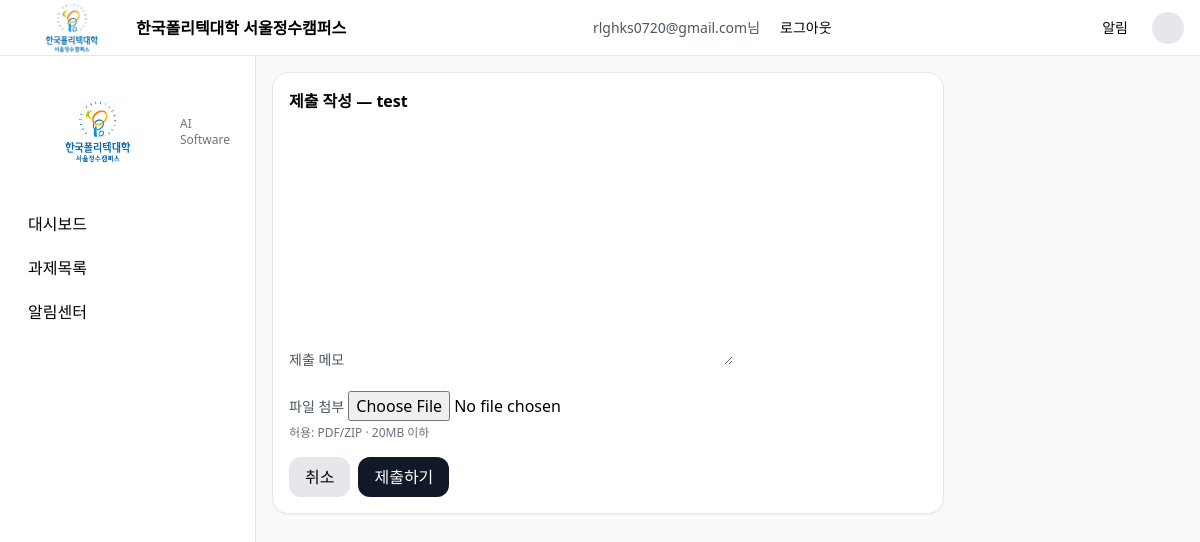
Page /assignments/2/submit/ (signed in) on the earlier database version.
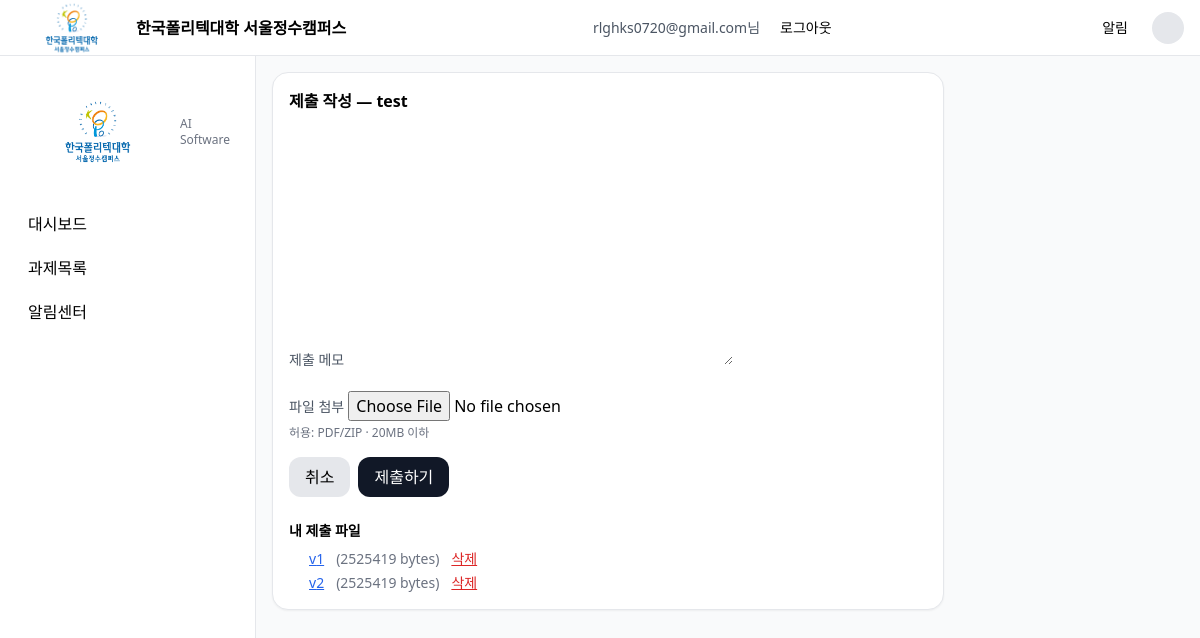
Same page on the later database version.
### submit/models.py (models this page shows, shortened)
class SubmissionFile(models.Model):
    submission = models.ForeignKey(Submission, on_delete=models.CASCADE, related_name="files", verbose_name="제출")
    file = models.FileField("파일", upload_to="submissions/")
    version = models.PositiveIntegerField("버전", default=1)
    size = models.PositiveIntegerField("크기(Byte)", default=0)
    class Meta:
        verbose_name = "제출 파일"
        verbose_name_plural = "제출 파일"

### submit/views.py (the view)
# urls.py: path("assignments/<int:assignment_id>/submit/", views.submission_form, name="submission_form"),
@login_required
def submission_form(request, assignment_id):
    a = get_object_or_404(Assignment, pk=assignment_id)
    sub, _ = Submission.objects.get_or_create(assignment=a, student=request.user)
    if request.method == "POST":
        form = SubmissionFormForm(request.POST, request.FILES, instance=sub)
        if form.is_valid():
            sub = form.save(commit=False)
            now = timezone.now()
            sub.submitted_at = now
            sub.status = "late" if (a.due_at and now > a.due_at) else "submitted"
            sub.save()
            up = request.FILES["file"]
            SubmissionFile.objects.create(
                submission=sub, file=up, version=sub.files.count()+1, size=up.size
            )
            messages.success(request, "제출이 완료되었습니다.")
            return redirect("assignment_detail", pk=a.pk)
    else:
        form = SubmissionFormForm(instance=sub, initial={"comment": ""})
    return render(request, "submission_form.html", {"form": form, "a": a, "sub": sub})

### submit/views.py (shortened to what this page needs)
class SubmissionFormForm(forms.ModelForm):
    file = forms.FileField(required=True, help_text="PDF/ZIP 권장, 20MB 이하")
    class Meta:
        model = Submission
        fields = ("comment",)

### templates/submission_form.html (shortened to what this page needs)
{% extends 'base.html' %}
{% block content %}
<div class="rounded-2xl border bg-white p-4 shadow-sm max-w-2xl">
  <div class="font-semibold mb-3">제출 작성 — {{ a.title }}</div>
  <form method="post" enctype="multipart/form-data">
    <div class="grid gap-4">
      <div>
        <label class="text-sm text-gray-600">제출 메모</label>
        {{ form.comment }}
      </div>
      <div>
        <label class="text-sm text-gray-600">파일 첨부</label>
        <input type="file" name="file" required class="mt-1">
        <p class="text-xs text-gray-500 mt-1">허용: PDF/ZIP · 20MB 이하</p>
      </div>
      <div class="flex items-center gap-2">
        <a href="{% url 'assignment_detail' a.id %}" class="px-4 py-2 rounded-xl bg-gray-200">취소</a>
        <button class="px-4 py-2 rounded-xl bg-gray-900 text-white" type="submit">제출하기</button>
      </div>
    </div>
  </form>
{% if sub.files.all %}
  <div class="mt-6">
    <div class="text-sm font-semibold mb-2">내 제출 파일</div>
    <ul class="list-disc ml-5 text-sm space-y-1">
      {% for f in sub.files.all %}
        <li class="flex items-center gap-3">
          <a class="underline text-blue-600" href="{{ f.file.url }}">v{{ f.version }}</a>
          <span class="text-gray-500">({{ f.size }} bytes)</span>
          <form method="post" action="{% url 'submission_file_delete' assignment_id=a.id file_id=f.id %}" onsubmit="return confirm('이 파일을 삭제할까요?');">
            <button type="submit" class="text-red-600 underline">삭제</button>
          </form>
        </li>
      {% endfor %}
    </ul>
  </div>
{% endif %}
{% endblock %}

Differences in the rows shown:
added SubmissionFile: version "1", size "2525419"
added SubmissionFile: version "2", size "2525419"
Other differences:
text now shown: "내 제출 파일"
